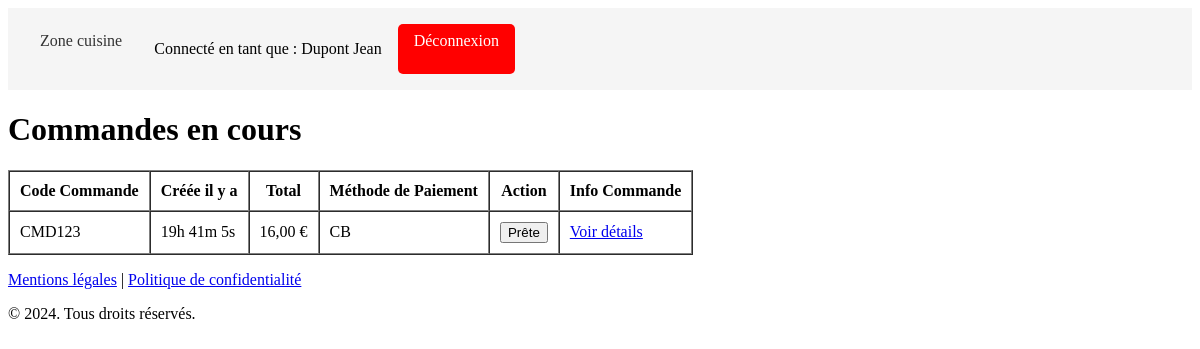
The page /Admin/zone_cuisine.php (signed in) on the database its author committed.
### tables this page shows
CREATE TABLE commandes (
    id INT AUTO_INCREMENT PRIMARY KEY,
    created_at DATETIME NOT NULL,
    statut ENUM('EN COURS', 'PRETE', 'PAYEE', 'DISTRIBUE') NOT NULL,
    total DECIMAL(10, 2) NOT NULL,
    paiement_method ENUM('CB', 'ESPECE') NOT NULL,
    code_commande VARCHAR(10) UNIQUE NOT NULL
);

### Actions/zone_cuisine_repo.php (called while the page is built, shortened)
<?php
function getCommandes()
{
    try {
        $con = connexion();
        $stmt = $con->prepare("SELECT * FROM commandes WHERE statut = 'EN COURS' ORDER BY created_at ASC");
        $stmt->execute();
        $commandes = $stmt->fetchAll(PDO::FETCH_ASSOC);
        return $commandes;
    } catch (PDOException $e) {
        error_log("Erreur lors de la récupération des commandes : " . $e->getMessage());
        return [];
    }
}

### Admin/zone_cuisine.php (the view, shortened to what this page needs)
<?php
require('../HeaderFooter/Admin/Header.php');
require("../Actions/zone_cuisine_repo.php");
?>
<h1>Commandes en cours</h1>
<?php
$commandes = getCommandes();
if (count($commandes) > 0): ?>
    <table border="1" cellpadding="10" cellspacing="0">
        <thead>
            <tr>
                <th>Code Commande</th>
                <th>Créée il y a</th>
                <th>Total</th>
                <th>Méthode de Paiement</th>
                <th>Action</th>
                <th>Info Commande</th>
            </tr>
        </thead>
        <tbody>
            <?php foreach ($commandes as $commande):
            ?>
                <tr>
                    <td><?php echo htmlspecialchars($commande['code_commande']); ?></td>
                    <td id="temps-<?php echo $commande['id']; ?>">
                    </td>
                    <td><?php echo number_format($commande['total'], 2, ',', ' ') . ' €'; ?></td>
                    <td><?php echo htmlspecialchars($commande['paiement_method']); ?></td>
                    <td>
                        <form method="POST">
                            <button type="submit">Prête</button>
                        </form>
                    </td>
                    <td>
                        <a href="info_commande.php?commande_id=<?php echo $commande['id']; ?>">Voir détails</a>
                    </td>
                </tr>
            <?php endforeach; ?>
        </tbody>
    </table>
<?php else: ?>
    <p>Aucune commande en cours.</p>
<?php endif; ?>
<?php
require('../HeaderFooter/Admin/Footer.php');
?>

### rows shown on the page
commandes: code_commande "CMD123", total "16,00", paiement_method "CB"

### other values the page prints
$_SESSION['nom'] "Dupont"
$_SESSION['prenom'] "Jean"
